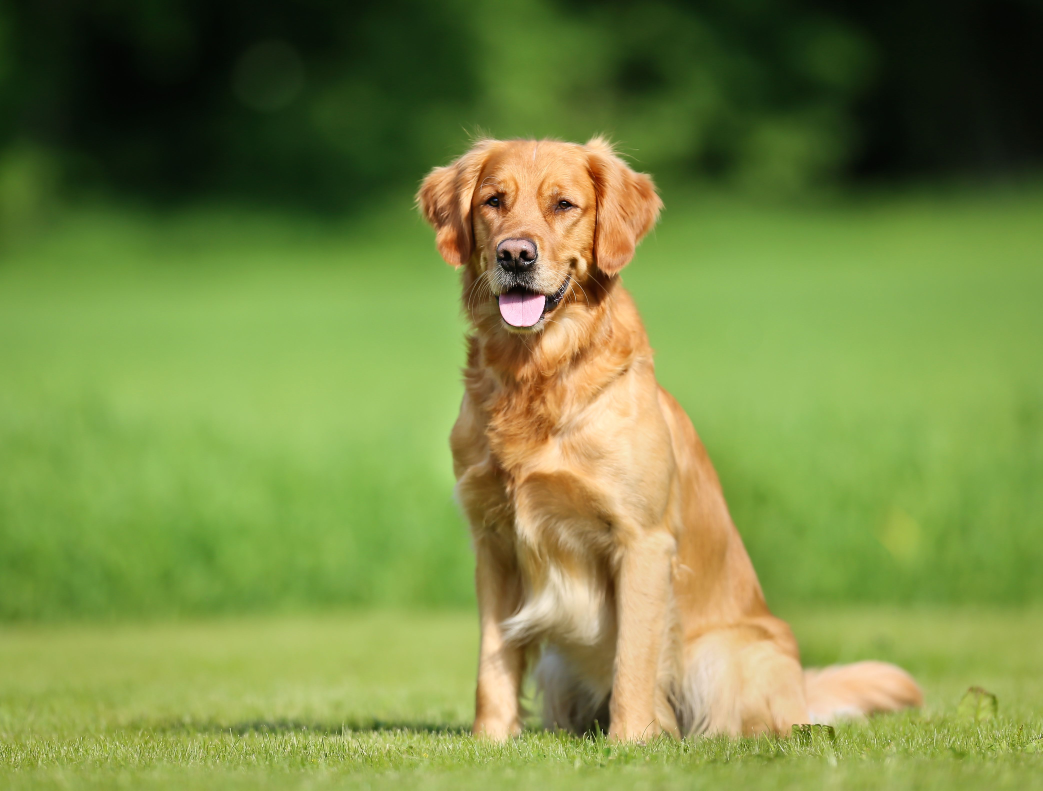
#> input picture dog-image.jpg, 4169 x 3161 px (shown at 1/4 size)
$ jupyter execute --allow-errors 'Resizing image.ipynb'   (shell and % lines are left out)
#> lines starting #> are read from the running program, lines starting #| are printed output that depends on the picture
# Resizing image

[cell 1]
import numpy as np
import matplotlib.pyplot as plt

[cell 2]
import cv2

[cell 3]
img = cv2.imread("dog-image.jpg")
#> img is the input picture: shape (3161, 4169, 3); mean B, G, R 68.3, 138.5, 121.1
type(img)

[cell 4]
plt.imshow(img)

[cell 5]
img_new = cv2.cvtColor(img,cv2.COLOR_BGR2RGB)
plt.imshow(img_new)

[cell 6]
img_new.shape
#> Out = (3161, 4169, 3)

img_res=cv2.resize(img_new, (1500, 1000))
plt.imshow(img_res)

#> (a cell that did not finish here is left out)

[cell 8]
w_ratio = 0.5
h_ratio = 0.5
img_1 = cv2.resize(img_new, (0,0), img_new, w_ratio, h_ratio)
plt.imshow(img_1)

[cell 9]
# Flip image
img_flip = cv2.flip(img_new, -1)
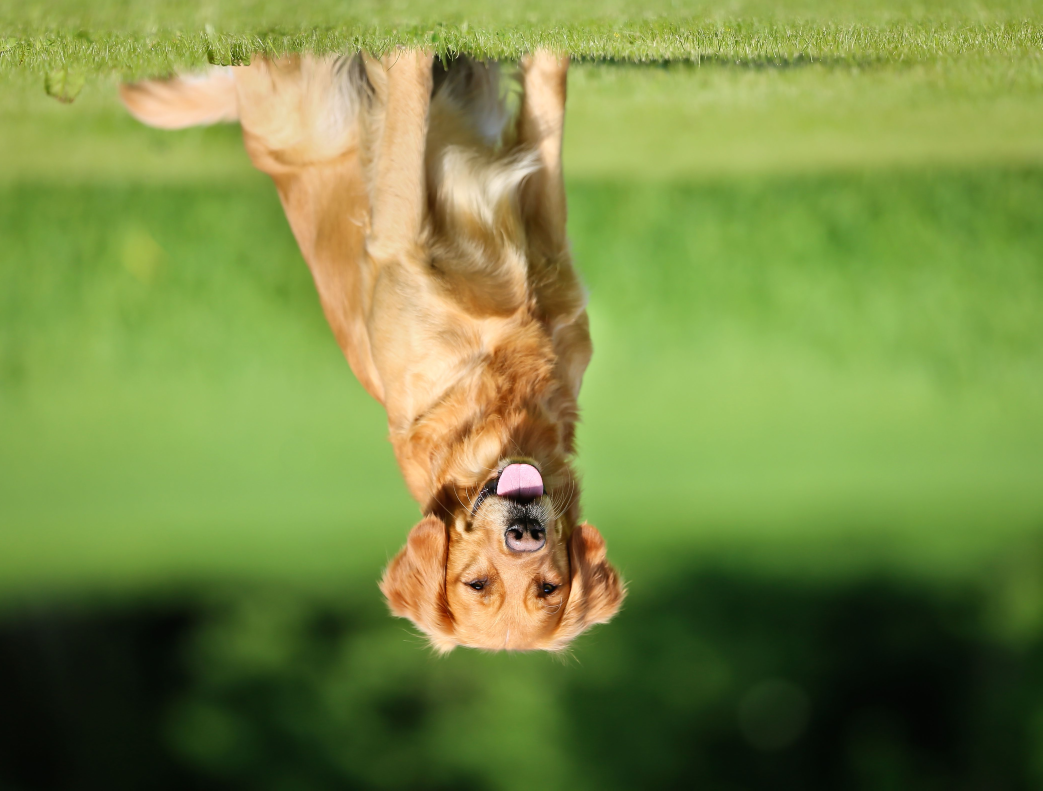
#> img_flip: shape (3161, 4169, 3) (shown at 1/4 size); mean R, G, B 121.1, 138.5, 68.3
plt.imshow(img_flip)


$ run again, with small-image.jpg copied over dog-image.jpg
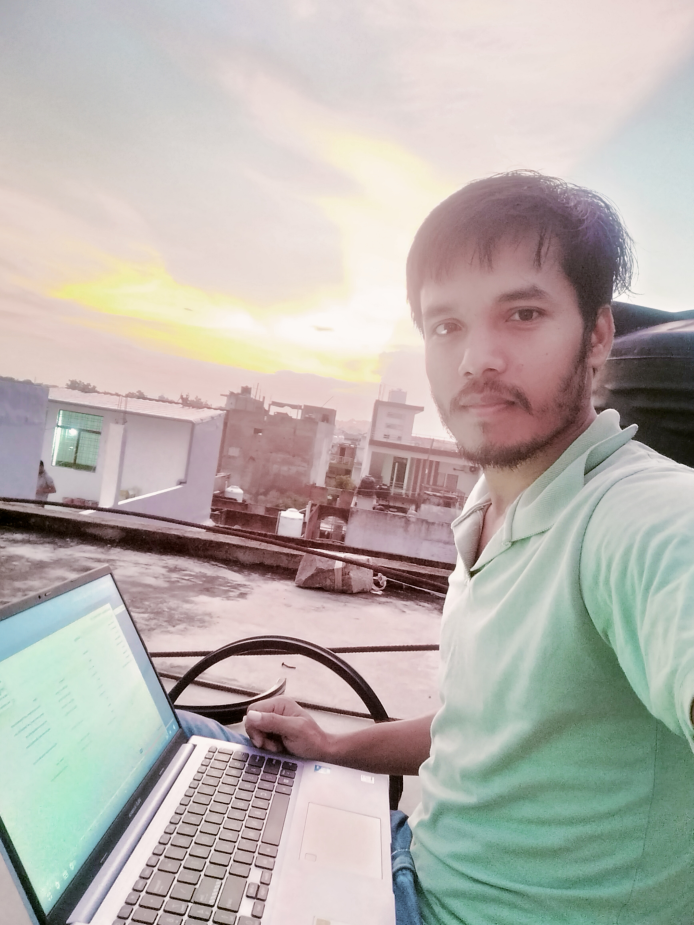
#> input picture small-image.jpg, 3468 x 4624 px (shown at 1/5 size)
#> img is the input picture: shape (4624, 3468, 3); mean B, G, R 173.4, 178.5, 183.9
#> `img_flip = cv2.flip(img_new, -1)`:
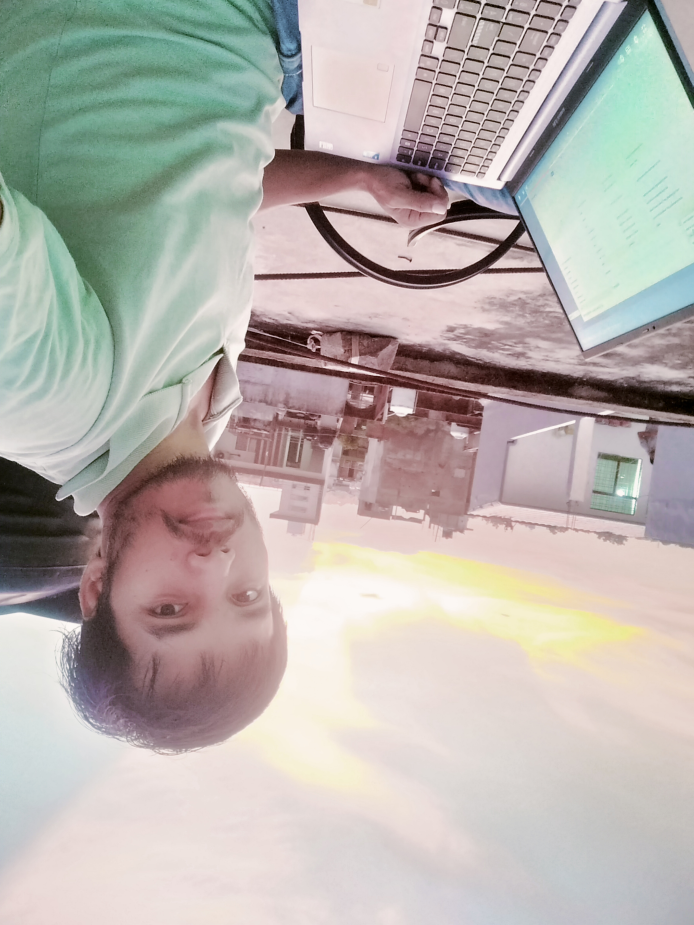
#> img_flip: shape (4624, 3468, 3) (shown at 1/5 size); mean R, G, B 183.9, 178.5, 173.4
